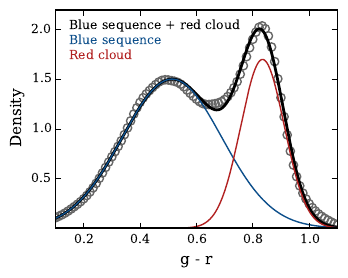

The script that saved this image:
from __future__ import print_function
import numpy as np
import matplotlib.pyplot as plt
from pyqt_fit import kde
from scipy.optimize import curve_fit

gr = np.loadtxt('gr_z05.dat', unpack=True)

x = np.linspace(0, 1.1, 500)
xx = np.linspace(0, 1.1, 100)
dist = kde.KDE1D(gr)
y = dist(x)
yy = dist(xx)

def norm(x, mu, sig):
    return (1 / (sig * np.sqrt(np.pi))) * np.exp(-0.5 * ((x - mu) / sig) ** 2)

def f(x, a0, mu0, sig0, a1, mu1, sig1):
    return a0 * norm(x, mu0, sig0) + a1 * norm(x, mu1, sig1)

fit = curve_fit(f, x, y, p0 = [1,0.6,0.2,3,0.8,0.1])

print(fit[0])

#####################################

plt.rc('font', family='serif')

lw = 1
mew = 1
ms = 6

blue = '#0d4f8b'
red = '#b22222'

fig = plt.figure()

ax0 = fig.add_subplot(221)

ax0.set_xlim([0.1,1.1])
ax0.set_ylim([0,2.2])
ax0.set_xticks(np.linspace(0.2,1,5))
ax0.set_yticks(np.linspace(0.5,2,4))
ax0.set_xlabel('g - r', fontsize=11)
ax0.set_ylabel('Density', fontsize=11)
ax0.tick_params(axis='both', labelsize=9)

ax0.plot(xx, yy, mec='#666666', mfc='none', marker='o', ms=ms, mew=mew, ls='none')
ax0.plot(x, f(x,fit[0][0],fit[0][1],fit[0][2],fit[0][3],fit[0][4],fit[0][5]), 'k-', lw=lw+1)
ax0.plot(x, fit[0][0] * norm(x,fit[0][1],fit[0][2]), color=blue, ls='-', lw=lw)
ax0.plot(x, fit[0][3] * norm(x,fit[0][4],fit[0][5]), color=red, ls='-', lw=lw)

ax0.text(0.15, 2, 'Blue sequence + red cloud', fontsize=9)
ax0.text(0.15, 1.85, 'Blue sequence', color=blue, fontsize=9)
ax0.text(0.15, 1.7, 'Red cloud', color=red, fontsize=9)

fig.savefig('gr_dist.pdf', dpi=1200, bbox_inches='tight')
